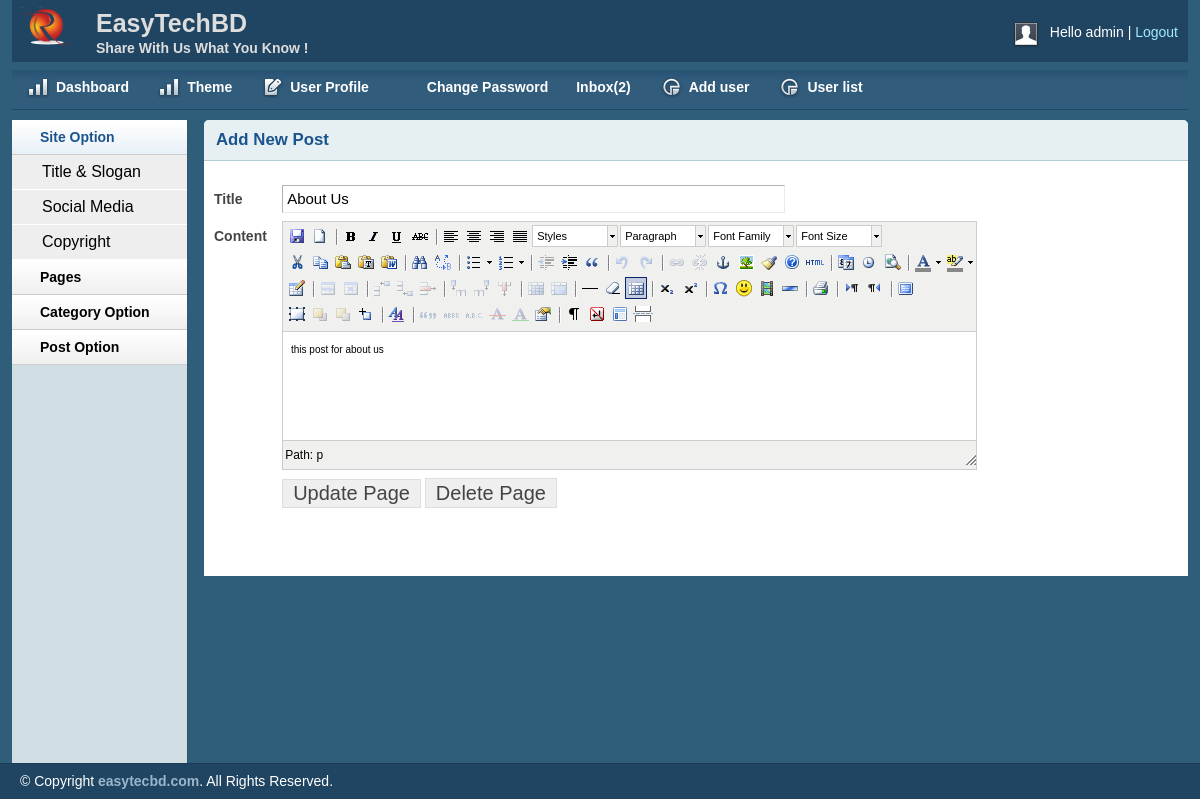
The page /admin/page.php?pageid=16 (signed in) on the database its author committed.
### tables this page shows
CREATE TABLE `tbl_header` (
  `id` int(11) NOT NULL,
  `title` varchar(255) NOT NULL,
  `slogan` varchar(255) NOT NULL,
  `logo` varchar(255) NOT NULL
);

CREATE TABLE `tbl_user` (
  `id` int(11) NOT NULL,
  `name` varchar(255) NOT NULL,
  `usename` varchar(255) NOT NULL,
  `password` varchar(255) NOT NULL,
  `email` varchar(255) NOT NULL,
  `details` text NOT NULL,
  `role` varchar(255) NOT NULL
);

CREATE TABLE `tbl_pages` (
  `id` int(11) NOT NULL,
  `name` varchar(255) NOT NULL,
  `content` varchar(255) NOT NULL
);

CREATE TABLE `tbl_copyright` (
  `id` int(11) NOT NULL,
  `copytext` varchar(255) NOT NULL
);

### lib/Database.php (called while the page is built, shortened)
<?php
Class Database{
	public $host   = DB_HOST;
	public $user   = DB_USER;
	public $pass   = DB_PASS;
	public $dbname = DB_NAME;
	public $link;
	private function connectDB(){
	$this->link = new mysqli($this->host, $this->user, $this->pass, $this->dbname);
 }
	public function select($query){
		$result = $this->link->query($query) or die($this->link->error.__LINE__);
		if($result->num_rows > 0){
			return $result;
		} else {
			return false;
		}
	}
}

### lib/session.php (called while the page is built, shortened)
<?php
      class session{
            public static function get($key){
                  if (isset($_SESSION["$key"])) {
                        return $_SESSION["$key"];
                  }else{
                        return false;
                  }
            }
      }
?>

### admin/page.php (the view, shortened to what this page needs)
<?php include("inc/header.php"); ?>
<?php  include("inc/sidebar.php"); ?>
        <div class="grid_10">
            <div class="box round first grid">
                <h2>Add New Post</h2>
                <?php
                    if (!isset($_GET['pageid']) || $_GET['pageid']==NULL ) {
                        header("location:index.php");
                    }else{
                        $id= $_GET['pageid'];
                    }
                ?>
                <div class="block">
                <?php
                    $query = "SELECT * FROM tbl_pages WHERE id='$id'";
                    $selectquery = $db->select($query);
                    if ($selectquery) {
                        while ($result=$selectquery->fetch_assoc()) {
                ?>
                 <form action="" method="post">
                    <table class="form">
                        <tr>
                            <td>
                                <label>Title</label>
                            </td>
                            <td>
                                <input type="text" name="title" value="<?php echo $result['name'] ?>" class="medium" />
                            </td>
                        </tr>
                        <tr>
                            <td style="vertical-align: top; padding-top: 9px;">
                                <label>Content</label>
                            </td>
                            <td>
                            </td>
                        </tr>
						<tr>
                            <td></td>
                            <td>
                                <input type="submit" name="submit" Value="Update Page" />
                                <span><a onclick="return confirm('Are You Sure to Delete Page?')" class="dltbtn" href="delete.php?deleteid= <?php echo $result['id'] ?>">Delete Page </a></span>
                            </td>
                        </tr>
                    </table>
                    </form>
                        <?php }}?>
                </div>
            </div>
        </div>
        <?php  include("inc/footer.php"); ?>

### admin/inc/header.php (shortened to what this page needs)
<?php include("../lib/database.php")?>
<?php
$db = new database();
?>
<?php
include("../lib/session.php");
?>
<!DOCTYPE html>
<html>
<head>
    <link rel="stylesheet" type="text/css" href="css/reset.css" media="screen" />
    <link rel="stylesheet" type="text/css" href="css/text.css" media="screen" />
    <link rel="stylesheet" type="text/css" href="css/grid.css" media="screen" />
    <link rel="stylesheet" type="text/css" href="css/layout.css" media="screen" />
    <link rel="stylesheet" type="text/css" href="css/nav.css" media="screen" />
    <link href="css/table/demo_page.css" rel="stylesheet" type="text/css" />
</head>
<body>
<?php
                $userid =session::get("userId");
                $userrole =session::get("userRole");
                $query = "SELECT * FROM tbl_user where id='$userid' and role='$userrole'";
                $slctqury = $db->select($query);
                if ($slctqury) {
                    $username=$slctqury->fetch_assoc();
                }
                ?>
    <div class="container_12">
        <div class="grid_12 header-repeat">
            <div id="branding">
                <div class="floatleft logo">
                <?php
                    $query = "SELECT * FROM tbl_header ";
                    $selectquery = $db->select($query);
                    if ($selectquery) {
                        while($result= $selectquery->fetch_assoc()){
                ?>
                    <img src="<?php echo $result['logo'] ?>" alt="Logo" />
				</div>
				<div class="floatleft middle">
					<h1><?php echo $result['title'] ?></h1>
					<p><?php echo $result['slogan'] ?></p>
				</div>
                <?php }}?>
                <div class="floatright">
                    <div class="floatleft">
                        <img src="img/img-profile.jpg" alt="Profile Pic" /></div>
                    <div class="floatleft marginleft10">
                        <ul class="inline-ul floatleft">
                            <li>Hello <?php echo $username['usename'] ?></li>
                            <li><a href="?action=logout">Logout</a></li>
                        </ul>
                    </div>
                </div>
            </div>
        </div>
        <div class="grid_12">
            <ul class="nav main">
                <li class="ic-dashboard"><a href="index.php"><span>Dashboard</span></a> </li>
                <li class="ic-dashboard"><a href="theme.php"><span>Theme</span></a> </li>
                <li class="ic-form-style"><a href="profile.php"><span>User Profile</span></a></li>
				<li class="ic-typography"><a href="changepassword.php"><span>Change Password</span></a></li>
                <?php
						$query = "SELECT * FROM tbl_contact where status=0  order by date desc";
						$slctqury = $db->select($query);
						if ($slctqury) {
                            $count= mysqli_num_rows($slctqury);
                        }else{
                            $count="0";
                        }
                ?>
				<li class="ic-grid-tables"><a href="inbox.php">    Inbox<?php echo "(".$count.")"?></span></a></li>
                <?php
                if (session::get("userRole")=="1") {
                ?>
                <li class="ic-charts"><a href="adduser.php"><span>Add user</span></a></li>
            <?php }?>
                <li class="ic-charts"><a href="userlist.php"><span>User list</span></a></li>
            </ul>
        </div>

### admin/inc/footer.php (shortened to what this page needs)
<?php
 $db= new Database();
  ?>
    </div>
    <div id="site_info">
    <?php
        $query = "SELECT * FROM  tbl_copyright ";
        $footerquery = $db->select($query);
        if ($footerquery) {
           while ($result = $footerquery->fetch_assoc()) {
    ?>
        <p>
         &copy; Copyright <a href="#"><?php echo $result['copytext'] ?></a>. All Rights Reserved.
        </p>
    <?php }}?>
    </div>
</body>
</html>

### admin/css/layout.css (style rules this page uses)
body { background: #fff none repeat scroll 0 0; color: #444; font-size: 14px; padding: 0; }
.floatleft { float:left; }
.logo img { margin-top: -15px; width: 52px; }
.middle { margin-left: 22px; margin-top: -14px; }
.middle h1 { color:#ddd;margin:0 }
.middle p { color: #ddd; margin: 0; font-weight: bold; }
.floatright { float:right; }
.inline-ul li { display:inline; color:#fff; }
.marginleft10 { margin-left:10px; }
a { color: #000; font-weight:bold; text-decoration: none; }
.container_12, .container_16 { background:#2E5E79; }
h1, h2, h3, h4, h5, h6 { line-height:1.2em; margin-bottom:.3em; }
h2 { margin-top:1em; }
#branding { font-weight: normal; margin-bottom: 0; padding: 22px 10px 3px; text-align: left; }
.header-repeat { background:url(../img/header-repeat.jpg) repeat-x; }
#branding a { color:#A1EAFF; font-weight:normal; }
#branding a:before { content:" | "; color:#fff; }
#branding ul, #branding ul li { margin:0px; padding:0px; }
#branding li { padding:0px 0px 0px 0px !important; }
.box { background:#fff; margin-bottom:20px; padding:10px 10px 10px 10px; margin-left:-8px; }
.box.grid { padding-bottom:40px; }
.box.round { -moz-border-radius: 5px 5px 0px 0px; -webkit-border-radius: 5px 5px 0px 0px; border-radius: 5px 5px 0px 0px; }
.box h2 { font-size:1.2em; font-weight:bold; color:#1B548D; background:#E6F0F3; margin:-10px -10px 0 -10px; padding:10px 12px; border-bottom:1px solid #B3CBD6; -moz-border-radius: 5px 5px 0px 0px; -webkit-border-radius: 5px 5px 0px 0px; border-radius: 5px 5px 0px 0px; }
.box.first { min-height: 406px; }
.block { padding-top:20px; }
p { margin-bottom:1em; }
ul, ol { padding-top:0; }
table.form { width:100%; }
table.form td { padding:4px 0px; }
table.form label { font-weight:bold; }
table.form input, table.form select { font-size: 15px; padding: 4px 4px 5px 4px; border-top: 1px solid #b3b3b3; border-left: 1px solid #b3b3b3; border-right: 1px solid #eaeaea; border-bottom: 1px solid #eaeaea; }
table.form input[type="submit"] { border: 1px solid #ddd; color: #444; cursor: pointer; font-size: 20px; padding: 2px 10px; }
input.medium { width: 55%; }
#site_info { color:#fff; background:#204562; border-top:1px solid #1d3b53; padding-left:20px; }
#site_info p { line-height:35px; margin-bottom:0px; }
#site_info a { color:#9ab6cc; }
.block { padding-bottom:1px; }

### admin/js/tiny-mce/themes/advanced/skins/default/content.css (style rules this page uses)
body, td, pre { color:#000; font-family:Verdana, Arial, Helvetica, sans-serif; font-size:10px; margin:8px; }
body { background:#FFF; }
h1 { font-size: 2em }
h2 { font-size: 1.5em }
img { border:0; }
table, img, hr, .mceItemAnchor { cursor:default }
table td, table th { cursor:text }

### admin/page.php (style rules this page uses)
.dltbtn { border: 1px solid #ddd; color: #444; cursor: pointer; font-size: 20px; padding: 3px 10px; font-weight:normal; background:#EFEFEF; }

### rows shown on the page
tbl_header: logo (picture), title "EasyTechBD", slogan "Share With Us What You Know !"
tbl_user: usename "admin"
tbl_pages: title "About Us"
tbl_copyright: copytext "easytecbd.com"

### other values the page prints
$count "2"
